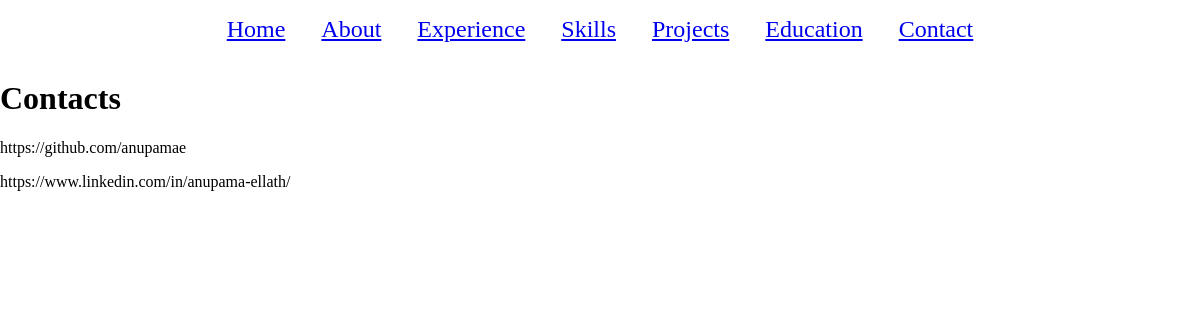
/contacts/, run on the app's committed database.
### app_portfolio/models.py (models this page shows, shortened)
class Contacts(models.Model):
    contact_links = models.URLField(blank=True)

### app_portfolio/views.py (the view)
# urls.py: path('contacts/', contacts, name='contacts')
def contacts(request):
    contacts_data = Contacts.objects.all()
    context = {
        "contacts_data": contacts_data
    }
    return render(request, 'app_portfolio/contacts.html', context)

### templates/app_portfolio/contacts.html
{% extends 'app_portfolio/base.html' %}
{% load static %}
{% block content %}
<h1 class="education_heading">Contacts</h1>
{% for contact in contacts_data %}
<div>
  <p>{{ contact.contact_links }}</p>
</div>
{% endfor %}
{% endblock %}

### static/app_portfolio/style.css (style rules this page uses)
html, body { height: 100vh; margin: 0; padding: 0; background-image: url("background_picture.jpg"); box-sizing: border-box; }

### data on the page
Contacts: contact_links "https://github.com/anupamae"
Contacts: contact_links "https://www.linkedin.com/in/anupama-ellath/"
